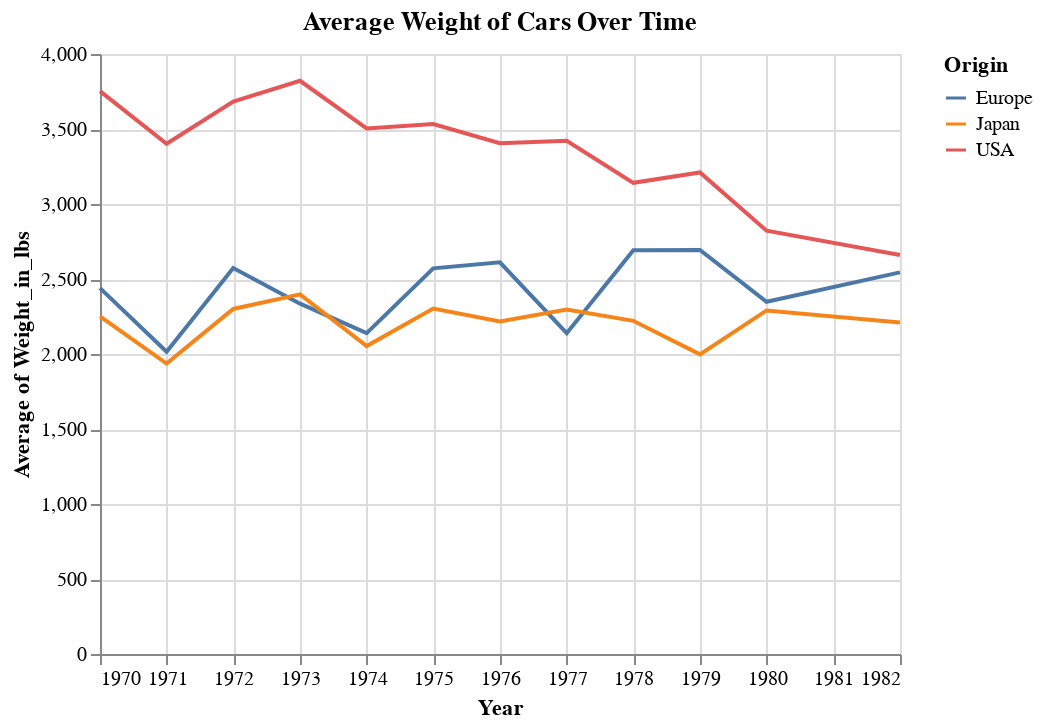

Notebook code for this chart:
### Code cell
# Create a line chart
line_chart = alt.Chart(cars).mark_line().encode(
    x='Year:T',
    y='average(Weight_in_lbs)',
    color='Origin'
).properties(
    title='Average Weight of Cars Over Time'
)

line_chart

### Figure 1 — Vega-Lite specification as saved in the notebook (floating-point values rounded to 4 significant figures; data arrays with more than 128 entries replaced by an {"elided": "..."} marker saying what was removed)
{"config": {"view": {"continuousWidth": 400, "continuousHeight": 300}}, "data": {"name": "data-f02450ab61490a1363517a0190416235"}, "mark": "line", "encoding": {"color": {"field": "Origin", "type": "nominal"}, "x": {"field": "Year", "type": "temporal"}, "y": {"aggregate": "average", "field": "Weight_in_lbs", "type": "quantitative"}}, "title": "Average Weight of Cars Over Time", "$schema": "https://vega.github.io/schema/vega-lite/v4.17.0.json", "datasets": {"data-f02450ab61490a1363517a0190416235": {"elided": "406 records"}}}
